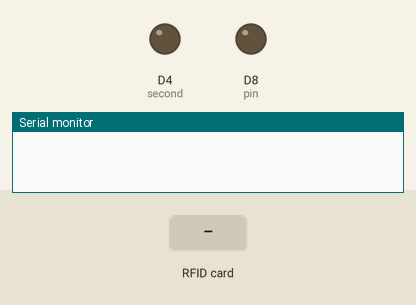
Bench run of a sketch on a simulated ESP8266 (NodeMCU). Shown: output pins drawn as LEDs (lit = HIGH), the last lines printed to the serial monitor. Dashed ring = blinking. The test bench sets the inputs (shaded band). WiFi joins after 1.5 s; servers stay silent unless stated.

Above: at 3.0 s.
3.1 s: RFID card 99 B4 9E 98 held to the reader
At 3.5 s:
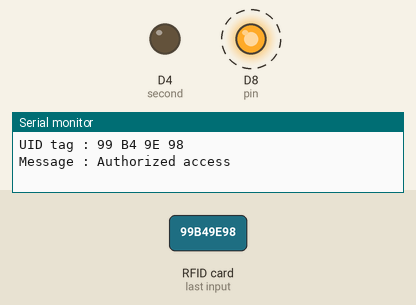
At 4.0 s:
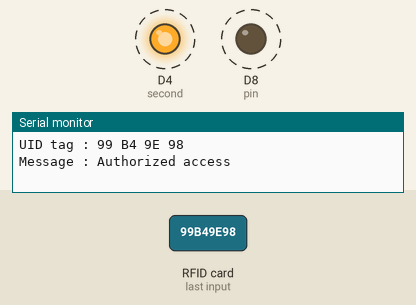
Timing chart, 0 to 12.1 s (numbered marks = the images above; inputs shaded):
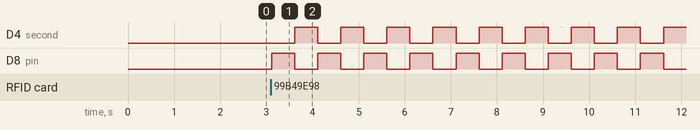

Measured:
- after the input at 3.1 s, D4 (second): alternates HIGH for 0.50 s and LOW for 0.50 s, starting after 0.51 s; D8 (pin): alternates HIGH for 0.50 s and LOW for 0.50 s, starting at once

The sketch:

RFID_nodemcu.ino
```cpp
#define BLYNK_PRINT Serial
#include <ESP8266WiFi.h>
#include <SPI.h>
#include <MFRC522.h>
#include <Servo.h>
#include <BlynkSimpleEsp8266.h>


const char ssid[] = "Samsungs10";
const char pass[] = "nepal123";
const char auth[] = "lxNZPbVB6pkJU4zwU6wPmdL79AhvPGF7";
WiFiClient client;
BlynkTimer timer;
Servo myservo;
#define SS_PIN 4
#define RST_PIN 5
#define pin D8
#define second D4
MFRC522 mfrc522(SS_PIN, RST_PIN);


void setup() {

  Serial.begin(9600);
  Blynk.begin(auth,ssid,pass);
  SPI.begin();
  mfrc522.PCD_Init();
  pinMode(pin,OUTPUT);
  pinMode(second,OUTPUT);
 timer.setInterval(1000L,rfidSearch);
  //myservo.attach(8);

}


void loop() {
  // put your main code here, to run repeatedly:

   rfidSearch();
}

void lighting()
{

  for(int i=0; i<10; i++)
  {
    digitalWrite(pin,HIGH);
    digitalWrite(second,LOW);
  delay(500);
   digitalWrite(pin,LOW);
   digitalWrite(second,HIGH);
   delay(500);
   digitalWrite(second,LOW);
  }


}

void rfidSearch()
{

  // Look for new cards
  if ( ! mfrc522.PICC_IsNewCardPresent())
  {
    return;
  }
  // Select one of the cards
  if ( ! mfrc522.PICC_ReadCardSerial())
  {
    return;
  }
  //Show UID on serial monitor
  Serial.print("UID tag :");
  String content= "";
  byte letter;
  for (byte i = 0; i < mfrc522.uid.size; i++)
  {
     Serial.print(mfrc522.uid.uidByte[i] < 0x10 ? " 0" : " ");
     Serial.print(mfrc522.uid.uidByte[i], HEX);
     content.concat(String(mfrc522.uid.uidByte[i] < 0x10 ? " 0" : " "));
     content.concat(String(mfrc522.uid.uidByte[i], HEX));
  }
  Serial.println();
  Serial.print("Message : ");
  content.toUpperCase();
  if (content.substring(1) == "99 B4 9E 98") //change here the UID of the card/cards that you want to give access
  {

    Serial.println("Authorized access");
      Blynk.notify("Your child has reached to school.");

    lighting();

    Serial.println();
    delay(3000);
  }
   else if (content.substring(1) == "49 9F 85 98")
  {
    Serial.println("Authorized access");
    Serial.println();
    delay(3000);
  }

 else   {
    Serial.println(" Access denied");
    delay(3000);
  }
}

//void internetConnection()
//{
//      Serial.println("Wifi connecting....");
//       WiFi.begin(ssid, pass);
//       while (WiFi.status() != WL_CONNECTED)
//          {
//            delay(500);
//            Serial.print(".");
//          }
//      Serial.println("");
//      Serial.println("WiFi connected");
//}
```
